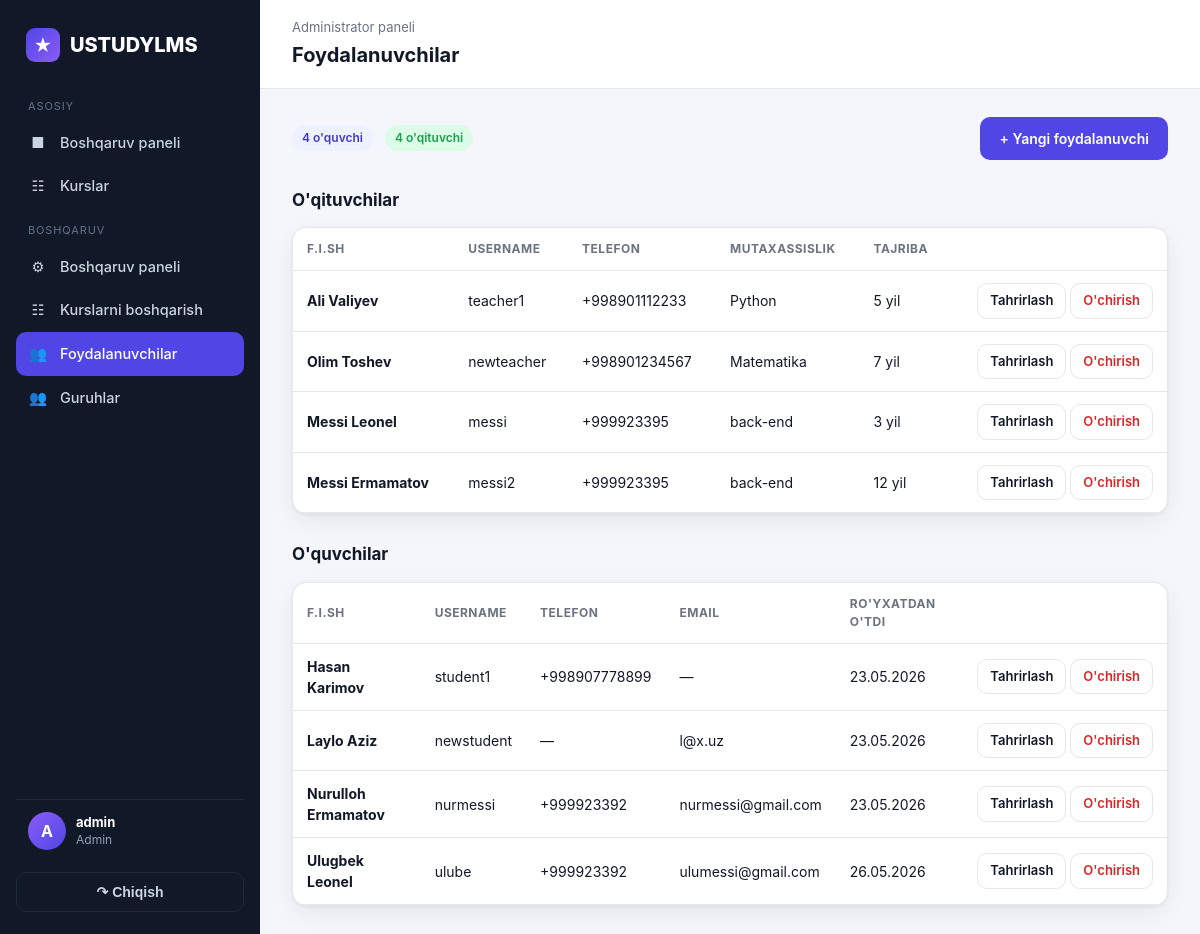
The page /accounts/users/ (signed in) on the database its author committed.
### accounts/models/user.py (models this page shows, shortened)
class CustomUser(AbstractUser):
    class Role(models.TextChoices):
        ADMIN = 'admin', 'Admin'
        TEACHER = 'teacher', "O'qituvchi"
        STUDENT = 'student', "O'quvchi"
    role = models.CharField(max_length=10, choices=Role.choices, default=Role.STUDENT)
    phone = models.CharField(max_length=20, blank=True)
    @property
    def is_admin(self):
        return self.is_superuser or self.role == self.Role.ADMIN
    @property
    def is_teacher(self):
        return self.role == self.Role.TEACHER

### accounts/models/profiles.py (models this page shows, shortened)
class Teacher(models.Model):
    user = models.OneToOneField(CustomUser, on_delete=models.CASCADE, related_name='teacher_profile')
    avatar = models.ImageField(upload_to='teachers/', blank=True, null=True)
    specialization = models.CharField(max_length=100, blank=True)
    experience = models.PositiveIntegerField(default=0, help_text="Tajriba (yillarda)")
    courses = models.ManyToManyField('courses.Course', related_name='teachers', blank=True)
    @property
    def full_name(self):
        return self.user.get_full_name() or self.user.username
    @property
    def phone(self):
        return self.user.phone

class Student(models.Model):
    user = models.OneToOneField(CustomUser, on_delete=models.CASCADE, related_name='student_profile')
    avatar = models.ImageField(upload_to='students/', blank=True, null=True)
    birth_date = models.DateField(blank=True, null=True)
    registered_at = models.DateTimeField(auto_now_add=True)
    @property
    def full_name(self):
        return self.user.get_full_name() or self.user.username
    @property
    def phone(self):
        return self.user.phone
    @property
    def email(self):
        return self.user.email

### accounts/views/users.py (the view)
# urls.py: path('users/', views.user_list, name='user_list'),
@admin_required
def user_list(request):
    teachers = Teacher.objects.select_related('user').all()
    students = Student.objects.select_related('user').all()
    return render(request, 'accounts/user_list.html', {
        'teachers': teachers,
        'students': students,
        'teacher_count': teachers.count(),
        'student_count': students.count(),
    })

### templates/accounts/user_list.html (shortened to what this page needs)
{% extends 'base.html' %}
{% block heading %}Foydalanuvchilar{% endblock %}
{% block crumb %}<div class="crumb">Administrator paneli</div>{% endblock %}
{% block content %}
<div style="display:flex;justify-content:space-between;align-items:center;margin-bottom:20px;flex-wrap:wrap;gap:12px;">
    <div style="display:flex;gap:12px;">
        <span class="badge badge-primary">{{ student_count }} o'quvchi</span>
        <span class="badge badge-success">{{ teacher_count }} o'qituvchi</span>
    </div>
    <a href="{% url 'accounts:user_create' %}" class="btn btn-primary">&#43; Yangi foydalanuvchi</a>
</div>
<div class="section-title">O'qituvchilar</div>
<div class="card" style="margin-bottom:8px;"><div class="card-body" style="padding:0;">
<table class="tbl">
    <thead><tr><th>F.I.Sh</th><th>Username</th><th>Telefon</th><th>Mutaxassislik</th><th>Tajriba</th><th></th></tr></thead>
    <tbody>
    {% for t in teachers %}
    <tr>
        <td><b>{{ t.full_name }}</b></td>
        <td>{{ t.user.username }}</td>
        <td>{{ t.phone|default:"—" }}</td>
        <td>{{ t.specialization|default:"—" }}</td>
        <td>{{ t.experience }} yil</td>
        <td style="text-align:right;white-space:nowrap;">
            <a href="{% url 'accounts:user_edit' t.user.pk %}" class="btn btn-light btn-sm">Tahrirlash</a>
            <a href="{% url 'accounts:user_delete' t.user.pk %}" class="btn btn-light btn-sm" style="color:var(--danger);">O'chirish</a>
        </td>
    </tr>
    {% empty %}
    <tr><td colspan="6" style="color:var(--muted);text-align:center;padding:24px;">O'qituvchilar yo'q.</td></tr>
    {% endfor %}
    </tbody>
</table>
</div></div>
<div class="section-title">O'quvchilar</div>
<div class="card"><div class="card-body" style="padding:0;">
<table class="tbl">
    <thead><tr><th>F.I.Sh</th><th>Username</th><th>Telefon</th><th>Email</th><th>Ro'yxatdan o'tdi</th><th></th></tr></thead>
    <tbody>
    {% for s in students %}
    <tr>
        <td><b>{{ s.full_name }}</b></td>
        <td>{{ s.user.username }}</td>
        <td>{{ s.phone|default:"—" }}</td>
        <td>{{ s.email|default:"—" }}</td>
        <td>{{ s.registered_at|date:"d.m.Y" }}</td>
        <td style="text-align:right;white-space:nowrap;">
            <a href="{% url 'accounts:user_edit' s.user.pk %}" class="btn btn-light btn-sm">Tahrirlash</a>
            <a href="{% url 'accounts:user_delete' s.user.pk %}" class="btn btn-light btn-sm" style="color:var(--danger);">O'chirish</a>
        </td>
    </tr>
    {% empty %}
    <tr><td colspan="6" style="color:var(--muted);text-align:center;padding:24px;">O'quvchilar yo'q.</td></tr>
    {% endfor %}
    </tbody>
</table>
</div></div>
{% endblock %}

### templates/base.html (shortened to what this page needs)
{% load static %}
<!DOCTYPE html>
<html lang="uz">
<head>
    <link rel="stylesheet" href="{% static 'css/style.css' %}">
</head>
<body>
<div class="layout">
    <aside class="sidebar" id="sidebar">
        <div class="brand">
            <span class="logo">&#9733;</span> USTUDYLMS
        </div>
        <nav>
            <div class="nav-section">Asosiy</div>
            <a class="nav-link {% if request.resolver_match.url_name == 'dashboard' %}active{% endif %}" href="{% url 'accounts:dashboard' %}">
                <span class="ic">&#9632;</span> Boshqaruv paneli
            </a>
            <a class="nav-link {% if 'course' in request.resolver_match.url_name %}active{% endif %}" href="{% url 'courses:course_list' %}">
                <span class="ic">&#9783;</span> Kurslar
            </a>
            {% if user.is_teacher or user.is_admin %}
            <div class="nav-section">Boshqaruv</div>
            <a class="nav-link {% if request.resolver_match.url_name == 'manage_dashboard' %}active{% endif %}" href="{% url 'courses:manage_dashboard' %}">
                <span class="ic">&#9881;</span> Boshqaruv paneli
            </a>
            <a class="nav-link {% if 'manage_course' in request.resolver_match.url_name %}active{% endif %}" href="{% url 'courses:manage_course_list' %}">
                <span class="ic">&#9783;</span> Kurslarni boshqarish
            </a>
            {% endif %}
            {% if user.is_admin %}
            <a class="nav-link {% if 'user' in request.resolver_match.url_name %}active{% endif %}" href="{% url 'accounts:user_list' %}">
                <span class="ic">&#128101;</span> Foydalanuvchilar
            </a>
            <a class="nav-link {% if 'manage_group' in request.resolver_match.url_name %}active{% endif %}" href="{% url 'courses:manage_group_list' %}">
                <span class="ic">&#128101;</span> Guruhlar
            </a>
            {% endif %}
        </nav>
        <div class="user">
            <div class="av">{{ user.username|first|upper }}</div>
            <div class="meta">
                <b>{{ user.get_full_name|default:user.username }}</b>
                <span>{{ user.get_role_display }}</span>
            </div>
        </div>
        <form method="post" action="{% url 'accounts:logout' %}">
            <button type="submit" class="logout-btn">&#8631; Chiqish</button>
        </form>
    </aside>
    <main class="content">
        <div class="topbar">
            <div>
                {% block crumb %}{% endblock %}
                <h1>{% block heading %}{% endblock %}</h1>
            </div>
        </div>
        <div class="page">
            {% block content %}{% endblock %}
        </div>
    </main>
</div>
</body>
</html>

### static/css/style.css (style rules this page uses)
:root { --bg: #f4f6fb; --surface: #ffffff; --sidebar: #111827; --sidebar-soft: #1f2937; --primary: #4f46e5; --primary-dark: #4338ca; --primary-soft: #eef2ff; --success: #16a34a; --success-soft: #dcfce7; --danger: #dc2626; --danger-soft: #fee2e2; --warning: #d97706; --warning-soft: #fef3c7; --text: #111827; --muted: #6b7280; --border: #e5e7eb; --radius: 14px; --shadow: 0 1px 3px rgba(16, 24, 40, .06), 0 8px 24px rgba(16, 24, 40, .06); --sidebar-w: 260px; }
* { box-sizing: border-box; margin: 0; padding: 0; }
body { font-family: -apple-system, BlinkMacSystemFont, "Segoe UI", Roboto, Helvetica, Arial, sans-serif; background: var(--bg); color: var(--text); line-height: 1.5; -webkit-font-smoothing: antialiased; }
a { color: inherit; text-decoration: none; }
.layout { display: flex; min-height: 100vh; }
.sidebar { width: var(--sidebar-w); background: var(--sidebar); color: #cbd5e1; position: fixed; inset: 0 auto 0 0; display: flex; flex-direction: column; padding: 22px 16px; z-index: 30; }
.sidebar .brand { display: flex; align-items: center; gap: 10px; font-size: 20px; font-weight: 800; color: #fff; padding: 6px 10px 22px; }
.sidebar .brand .logo { width: 34px; height: 34px; border-radius: 9px; background: linear-gradient(135deg, var(--primary), #8b5cf6); display: grid; place-items: center; color: #fff; font-size: 18px; }
.nav-section { font-size: 11px; text-transform: uppercase; letter-spacing: .08em; color: #64748b; padding: 14px 12px 6px; }
.nav-link { display: flex; align-items: center; gap: 12px; padding: 11px 12px; border-radius: 10px; color: #cbd5e1; font-weight: 500; font-size: 14.5px; transition: background .15s, color .15s; }
.nav-link.active { background: var(--primary); color: #fff; }
.nav-link .ic { width: 20px; text-align: center; }
.sidebar .user { margin-top: auto; padding: 12px; border-top: 1px solid var(--sidebar-soft); display: flex; align-items: center; gap: 10px; }
.sidebar .user .av { width: 38px; height: 38px; border-radius: 50%; background: linear-gradient(135deg, #8b5cf6, var(--primary)); display: grid; place-items: center; color: #fff; font-weight: 700; }
.sidebar .user .meta { font-size: 13px; line-height: 1.3; overflow: hidden; }
.sidebar .user .meta b { color: #fff; display: block; white-space: nowrap; text-overflow: ellipsis; overflow: hidden; }
.sidebar .user .meta span { color: #94a3b8; font-size: 12px; }
.logout-btn { width: 100%; display: flex; align-items: center; justify-content: center; gap: 8px; margin-top: 10px; padding: 11px; border: 1px solid var(--sidebar-soft); border-radius: 10px; background: transparent; color: #cbd5e1; font-weight: 600; font-size: 14px; cursor: pointer; transition: background .15s, color .15s, border-color .15s; }
.content { margin-left: var(--sidebar-w); flex: 1; min-width: 0; }
.topbar { background: var(--surface); border-bottom: 1px solid var(--border); padding: 18px 32px; display: flex; align-items: center; justify-content: space-between; position: sticky; top: 0; z-index: 20; }
.topbar h1 { font-size: 20px; font-weight: 700; }
.topbar .crumb { color: var(--muted); font-size: 13px; margin-bottom: 2px; }
.page { padding: 28px 32px; max-width: 1180px; }
.card { background: var(--surface); border: 1px solid var(--border); border-radius: var(--radius); box-shadow: var(--shadow); overflow: hidden; }
.card-body { padding: 20px; }
.section-title { font-size: 17px; font-weight: 700; margin: 28px 0 14px; display: flex; align-items: center; gap: 8px; }
.badge { display: inline-flex; align-items: center; gap: 5px; padding: 4px 10px; border-radius: 999px; font-size: 12px; font-weight: 600; }
.badge-primary { background: var(--primary-soft); color: var(--primary-dark); }
.badge-success { background: var(--success-soft); color: var(--success); }
.btn { display: inline-flex; align-items: center; gap: 8px; justify-content: center; padding: 10px 18px; border-radius: 10px; font-weight: 600; font-size: 14px; border: 1px solid transparent; cursor: pointer; transition: background .15s, opacity .15s; }
.btn-primary { background: var(--primary); color: #fff; }
.btn-light { background: #fff; color: var(--text); border-color: var(--border); }
.btn-sm { padding: 7px 12px; font-size: 13px; }
table.tbl { width: 100%; border-collapse: collapse; }
table.tbl th, table.tbl td { text-align: left; padding: 12px 14px; border-bottom: 1px solid var(--border); font-size: 14px; }
table.tbl th { color: var(--muted); font-size: 12px; text-transform: uppercase; letter-spacing: .04em; }

### rows shown on the page
CustomUser: username|first "A", get_full_name "admin", role "Admin"
Teacher: full_name "Ali Valiyev", user.username "teacher1", phone "+998901112233", specialization "Python", experience "5"
Teacher: full_name "Olim Toshev", user.username "newteacher", phone "+998901234567", specialization "Matematika", experience "7"
Teacher: full_name "Messi Leonel", user.username "messi", phone "+999923395", specialization "back-end", experience "3"
Teacher: full_name "Messi Ermamatov", user.username "messi2", phone "+999923395", specialization "back-end", experience "12"
Student: full_name "Hasan Karimov", user.username "student1", phone "+998907778899", email "—", registered_at "23.05.2026"
Student: full_name "Laylo Aziz", user.username "newstudent", phone "—", email "l@x.uz", registered_at "23.05.2026"
Student: full_name "Nurulloh Ermamatov", user.username "nurmessi", phone "+999923392", email "nurmessi@gmail.com", registered_at "23.05.2026"
Student: full_name "Ulugbek Leonel", user.username "ulube", phone "+999923392", email "ulumessi@gmail.com", registered_at "26.05.2026"

### other values the page prints
{{ student_count }} "4"
{{ teacher_count }} "4"
